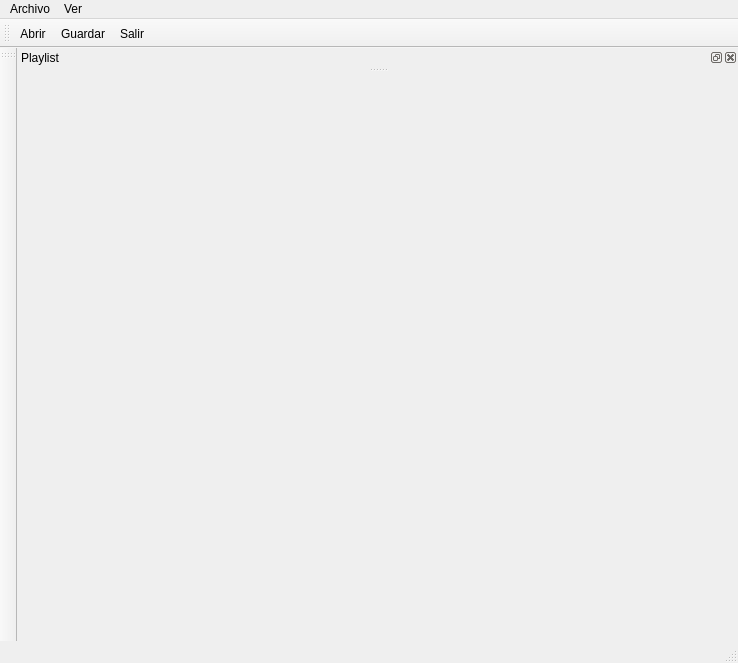
<?xml version="1.0" encoding="UTF-8"?>
<ui version="4.0">
 <class>MainWindow</class>
 <widget class="QMainWindow" name="MainWindow">
  <property name="geometry">
   <rect>
    <x>0</x>
    <y>0</y>
    <width>738</width>
    <height>663</height>
   </rect>
  </property>
  <property name="windowTitle">
   <string>MainWindow</string>
  </property>
  <widget class="QWidget" name="centralwidget"/>
  <widget class="QMenuBar" name="menubar">
   <property name="geometry">
    <rect>
     <x>0</x>
     <y>0</y>
     <width>738</width>
     <height>33</height>
    </rect>
   </property>
   <widget class="QMenu" name="menuArchivo">
    <property name="title">
     <string>Archivo</string>
    </property>
    <addaction name="actAbrir"/>
    <addaction name="actGuardar"/>
    <addaction name="actSalir"/>
   </widget>
   <widget class="QMenu" name="menuVer">
    <property name="title">
     <string>Ver</string>
    </property>
    <addaction name="actionMostrar"/>
    <addaction name="actionOcultar"/>
   </widget>
   <addaction name="menuArchivo"/>
   <addaction name="menuVer"/>
  </widget>
  <widget class="QStatusBar" name="statusbar"/>
  <widget class="QToolBar" name="toolBar">
   <property name="windowTitle">
    <string>toolBar</string>
   </property>
   <attribute name="toolBarArea">
    <enum>LeftToolBarArea</enum>
   </attribute>
   <attribute name="toolBarBreak">
    <bool>false</bool>
   </attribute>
  </widget>
  <widget class="QToolBar" name="toolBar_2">
   <property name="windowTitle">
    <string>toolBar_2</string>
   </property>
   <attribute name="toolBarArea">
    <enum>TopToolBarArea</enum>
   </attribute>
   <attribute name="toolBarBreak">
    <bool>false</bool>
   </attribute>
   <addaction name="actAbrir"/>
   <addaction name="actGuardar"/>
   <addaction name="actSalir"/>
  </widget>
  <widget class="QDockWidget" name="dockPlaylist">
   <property name="windowTitle">
    <string>Playlist</string>
   </property>
   <attribute name="dockWidgetArea">
    <number>4</number>
   </attribute>
   <widget class="QWidget" name="dockWidgetContents">
    <widget class="QListWidget" name="lstPlaylist">
     <property name="geometry">
      <rect>
       <x>100</x>
       <y>60</y>
       <width>256</width>
       <height>201</height>
      </rect>
     </property>
     <item>
      <property name="text">
       <string>cancion_1.wav</string>
      </property>
     </item>
     <item>
      <property name="text">
       <string>cancion_2.wav</string>
      </property>
     </item>
     <item>
      <property name="text">
       <string>cancion_3.wav</string>
      </property>
     </item>
    </widget>
   </widget>
  </widget>
  <action name="actAbrir">
   <property name="icon">
    <iconset theme="QIcon::ThemeIcon::DocumentOpen"/>
   </property>
   <property name="text">
    <string>Abrir...</string>
   </property>
   <property name="statusTip">
    <string>Abrir un archivo</string>
   </property>
   <property name="shortcut">
    <string>Ctrl+O</string>
   </property>
  </action>
  <action name="actGuardar">
   <property name="icon">
    <iconset theme="QIcon::ThemeIcon::DocumentSave"/>
   </property>
   <property name="text">
    <string>Guardar</string>
   </property>
   <property name="statusTip">
    <string>Guardar el archivo</string>
   </property>
   <property name="shortcut">
    <string>Ctrl+S</string>
   </property>
  </action>
  <action name="actSalir">
   <property name="icon">
    <iconset theme="QIcon::ThemeIcon::ApplicationExit"/>
   </property>
   <property name="text">
    <string>Salir</string>
   </property>
   <property name="statusTip">
    <string>Cerrrar la aplicación</string>
   </property>
   <property name="shortcut">
    <string>Ctrl+Q</string>
   </property>
  </action>
  <action name="actionMostrar">
   <property name="text">
    <string>Mostrar</string>
   </property>
  </action>
  <action name="actionOcultar">
   <property name="text">
    <string>Ocultar</string>
   </property>
  </action>
 </widget>
 <resources/>
 <connections/>
</ui>
